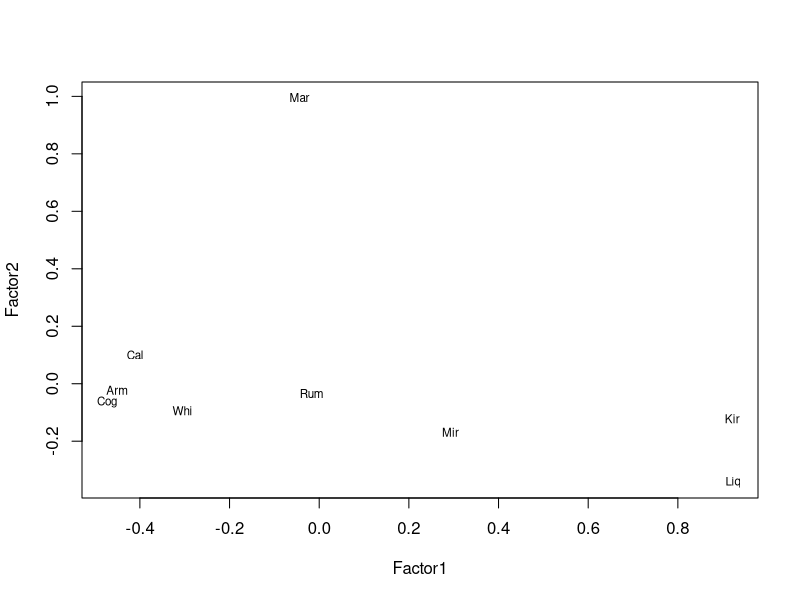

This chart was generated by the following R code:

##################


cor.values <- c(1.000,0.210,0.370,-0.32,0.000,-0.31,-0.26,0.090,-0.38,
		0.210,1.000,0.090,-0.29,0.120,-0.30,-0.14,0.010,-0.39,
		0.370,0.090,1.000,-0.31,-0.04,-0.30,-0.11,0.120,-0.39,
		-0.32,-0.29,-0.31,1.00,-0.16,0.25,-0.13,-0.14,0.900,
		0.00,0.120,-0.04,-0.16,1.000,-0.20,-0.03,-0.08,-0.38,
		-0.31,-0.30,-0.30,0.25,-0.20,1.000,-0.24,-0.16,0.180,
		-0.26,-0.14,-0.11,-0.13,-0.03,-0.24,1.000,-0.20,0.040,
		0.090,0.010,0.120,-0.14,-0.08,-0.16,-0.20,1.000,-0.24,
		-0.38,-0.39,-0.39,0.900,-0.38,0.180,0.040,-0.24,1.000
		)

# How do we put these correlation values into a correlation matrix?;
help(matrix)
cor.matrix <- matrix(cor.values,nrow=9,ncol=9,byrow=TRUE)

# Check that object is a matrix object;
is.matrix(cor.matrix)
# Check that matrix is symmetric;
# This check helps check for typos;
isSymmetric(cor.matrix)
cor.matrix
cordf <- data.frame(cor.matrix)
names(cordf)

library(data.table)
nms <- c("Arm","Cal","Cog","Kir","Mar","Mir","Rum","Whi","Liq")
setnames(cordf, nms)
rownames(cordf) <- nms
cordf

f.1 <- factanal(covmat=cor.matrix, n.obs=1442, factors=3, rotation='varimax');
print(f.1)
names(f.1)
f.1$loadings # lamda values, corr of facors vs variables
lnm <- cbind(f.1$loadings,nms)
lnm
communality <- 1- f.1$uniquenesses
communality
commonvariance <- sum(communality) #total common variance
commonvariance
commonvarPer <- commonvariance/9 # common variance as a % of total var
commonvarPer

loadings_var1 = f.1$loadings[1,]
communality_var1 = sum(loadings_var1^2); communality_var1 # common var of var1

loadings_fac1 = f.1$loadings[,1]
eigenv_fac1 = sum(loadings_fac1^2); eigenv_fac1 # var of fac1

loadings_fac2 = f.1$loadings[,2]
eigenv_fac2 = sum(loadings_fac2^2); eigenv_fac2 #var of fac2

loadings_fac3 = f.1$loadings[,3]
eigenv_fac3 = sum(loadings_fac3^2); eigenv_fac3 #var of fac3

eigenv_fac1+eigenv_fac2+eigenv_fac3

load = f.1$loadings[,1:2]
plot(load, type="n") # set up plot 
text(load,labels=names(cordf),cex=.7) # add variable names

lamda.f1 <- f.1$loadings;
dim(lamda.f1)
approx.f1 <- lamda.f1%*%t(lamda.f1) + diag(f.1$uniqueness); #factor analysis model
dim(approx.f1)
mae.f1 <- mean(abs(approx.f1-cor.matrix)) #estimated vs actual correlations
mae.f1

#################################################################

g.1 <- factanal(covmat=cor.matrix, n.obs=1442, factors=3, rotation='promax');
names(g.1)
g.1$loadings

lamda.g1 <- g.1$loadings;
approx.g1 <- lamda.g1%*%t(lamda.g1) + diag(g.1$uniqueness);
mae.g1 <- mean(abs(approx.g1-cor.matrix))
mae.g1
